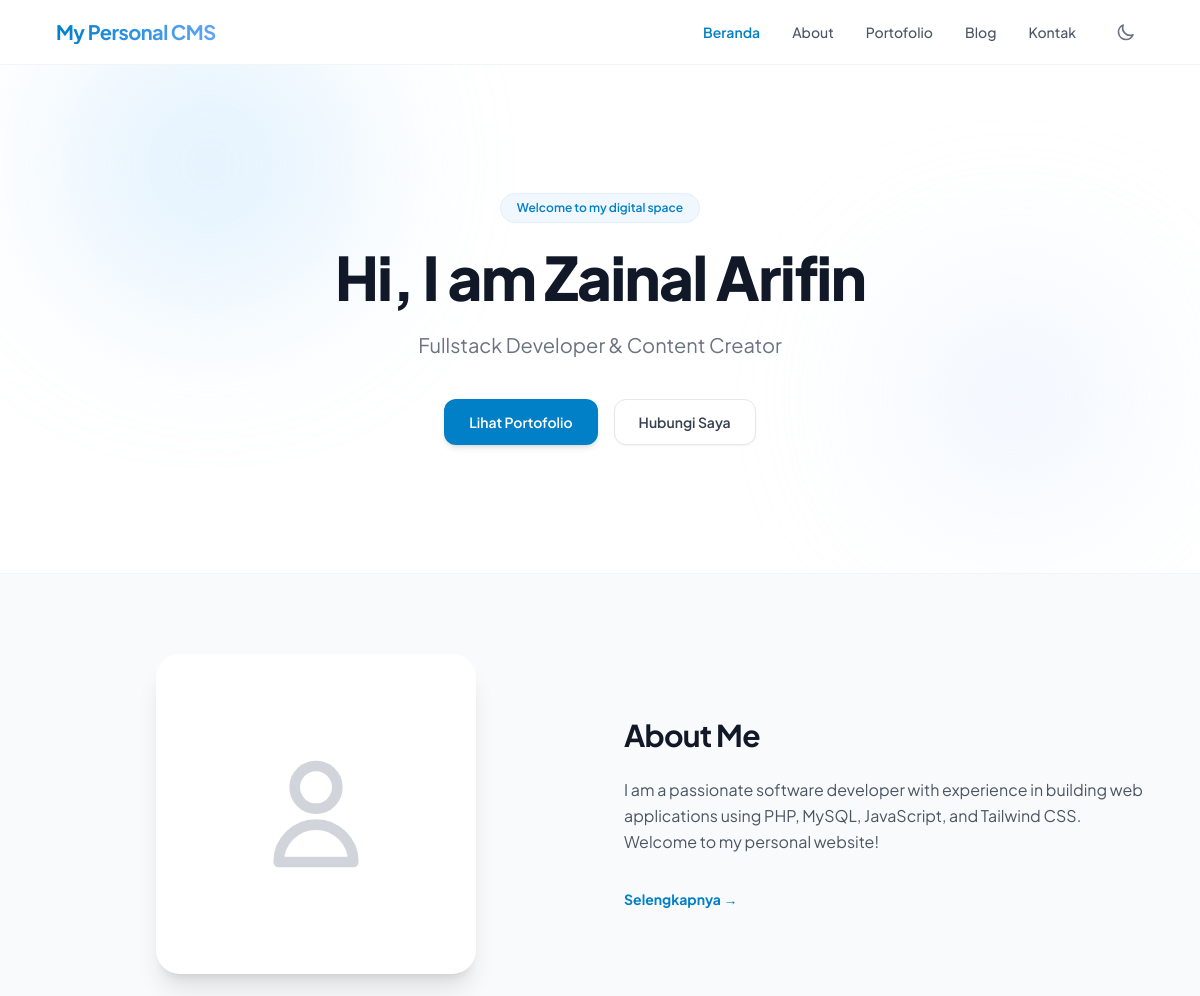
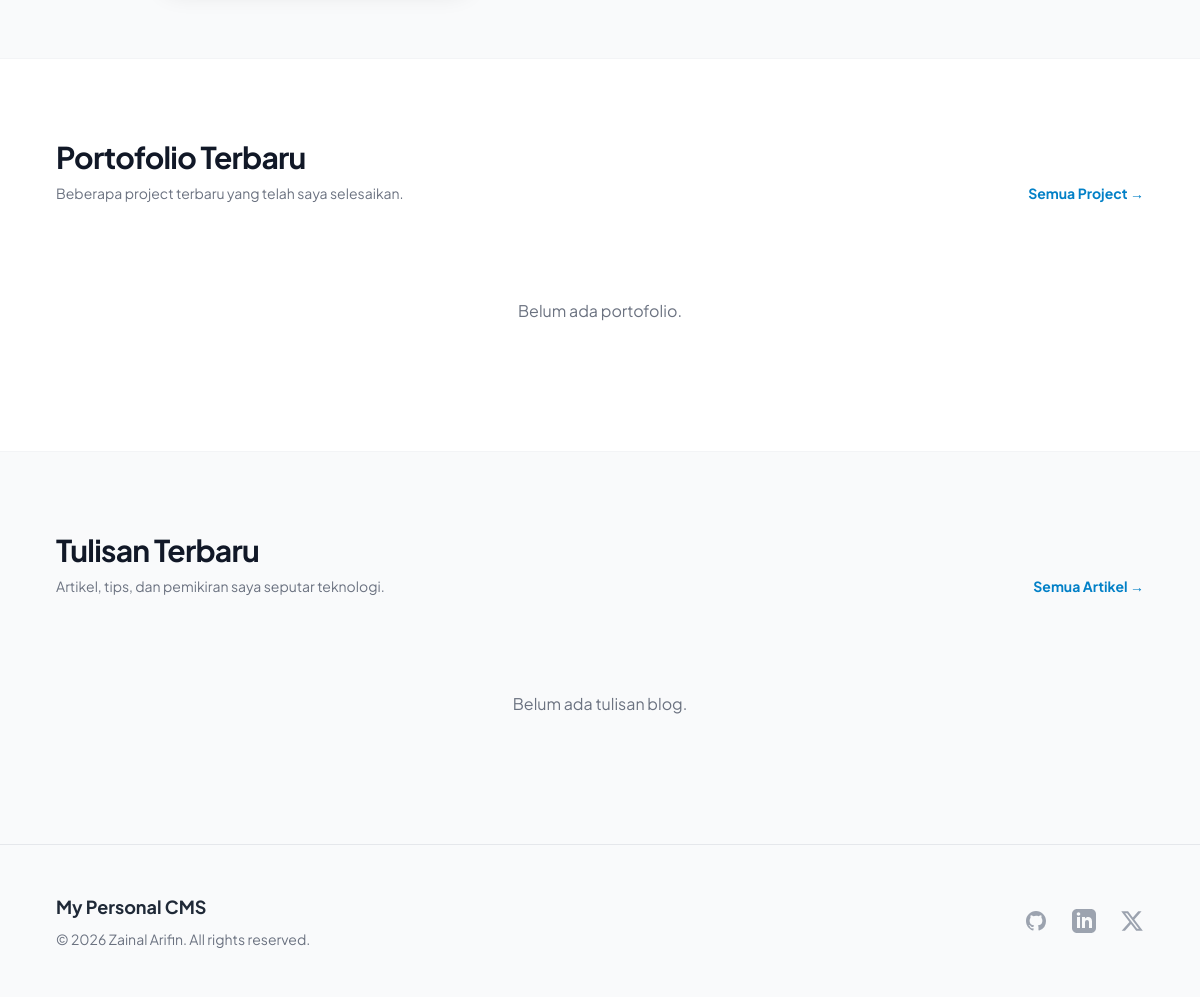
The page / on the database its author committed (2 pictures, top to bottom).
### tables this page shows
CREATE TABLE IF NOT EXISTS settings (
    id INT AUTO_INCREMENT PRIMARY KEY,
    setting_key VARCHAR(100) NOT NULL UNIQUE,
    setting_value TEXT NULL
);

### includes/functions.php (called while the page is built, shortened)
<?php
require_once __DIR__ . '/config.php';
function sanitize($data) {
    return htmlspecialchars(trim($data), ENT_QUOTES, 'UTF-8');
}
function get_setting($key, $default = '') {
    global $pdo;
    try {
        $stmt = $pdo->prepare("SELECT setting_value FROM settings WHERE setting_key = ?");
        $stmt->execute([$key]);
        $row = $stmt->fetch();
        return $row ? $row['setting_value'] : $default;
    } catch (PDOException $e) {
        return $default;
    }
}

### index.php (the view, shortened to what this page needs)
<?php
require_once __DIR__ . '/includes/header.php';
$heroTitle = get_setting('hero_title', 'Hi, I am Zainal Arifin');
$heroSubtitle = get_setting('hero_subtitle', 'Fullstack Developer');
$aboutText = get_setting('about_text', '');
$aboutImage = get_setting('about_image', '');
try {
    $portfolioStmt = $pdo->query("SELECT * FROM portfolios ORDER BY order_index ASC, created_at DESC LIMIT 3");
    $latestPortfolios = $portfolioStmt->fetchAll();
} catch (PDOException $e) {
    $latestPortfolios = [];
}
try {
    $blogStmt = $pdo->query("SELECT * FROM posts WHERE status = 'published' ORDER BY created_at DESC LIMIT 3");
    $latestPosts = $blogStmt->fetchAll();
} catch (PDOException $e) {
    $latestPosts = [];
}
?>
<section class="relative bg-white dark:bg-gray-950 py-20 md:py-32 overflow-hidden transition-colors duration-200">
    <div class="absolute top-0 left-1/2 -translate-x-1/2 w-full max-w-7xl h-full pointer-events-none opacity-40">
        <div class="absolute top-[-10%] left-[5%] w-[300px] h-[300px] rounded-full bg-brand-200 dark:bg-brand-900/10 blur-[80px]"></div>
        <div class="absolute bottom-[10%] right-[5%] w-[250px] h-[250px] rounded-full bg-blue-100 dark:bg-blue-900/10 blur-[80px]"></div>
    </div>
    <div class="max-w-6xl mx-auto px-4 sm:px-6 lg:px-8 relative z-10">
        <div class="text-center space-y-6">
            <span class="inline-flex items-center px-4 py-1.5 rounded-full text-xs font-semibold bg-brand-50 text-brand-600 dark:bg-brand-900/30 dark:text-brand-400 border border-brand-100 dark:border-brand-900/50">
                Welcome to my digital space
            </span>
            <h1 class="text-4xl sm:text-5xl md:text-6xl font-extrabold tracking-tight text-gray-900 dark:text-white leading-tight">
                <?= sanitize($heroTitle) ?>
            </h1>
            <p class="max-w-2xl mx-auto text-lg md:text-xl text-gray-500 dark:text-gray-400">
                <?= sanitize($heroSubtitle) ?>
            </p>
            <div class="pt-4 flex flex-wrap justify-center gap-4">
                <a href="<?= BASE_URL ?>portfolio.php" class="px-6 py-3 border border-transparent rounded-xl shadow-md text-sm font-semibold text-white bg-brand-600 hover:bg-brand-700 transition-all duration-150 transform hover:-translate-y-0.5">
                    Lihat Portofolio
                </a>
                <a href="<?= BASE_URL ?>contact.php" class="px-6 py-3 border border-gray-200 dark:border-gray-800 rounded-xl text-sm font-semibold text-gray-700 dark:text-gray-250 bg-white dark:bg-gray-900 shadow-sm hover:bg-gray-50 dark:hover:bg-gray-850 transition-all duration-150 transform hover:-translate-y-0.5">
                    Hubungi Saya
                </a>
            </div>
        </div>
    </div>
</section>
<section class="bg-gray-50 dark:bg-gray-900/30 py-20 border-t border-b border-gray-100 dark:border-gray-900 transition-colors duration-200">
    <div class="max-w-6xl mx-auto px-4 sm:px-6 lg:px-8">
        <div class="grid grid-cols-1 md:grid-cols-2 gap-12 items-center">
            <div class="flex justify-center">
                <div class="relative w-64 h-64 md:w-80 md:h-80 rounded-3xl overflow-hidden border-4 border-white dark:border-gray-800 shadow-xl bg-white dark:bg-gray-800 flex items-center justify-center">
                    <?php if (!empty($aboutImage) && file_exists('assets/images/' . $aboutImage)): ?>
                        <img src="<?= BASE_URL . 'assets/images/' . $aboutImage ?>" alt="Zainal Arifin" class="w-full h-full object-cover">
                    <?php else: ?>
                        <svg class="w-32 h-32 text-gray-300" fill="none" stroke="currentColor" viewBox="0 0 24 24"><path stroke-linecap="round" stroke-linejoin="round" stroke-width="2" d="M16 7a4 4 0 11-8 0 4 4 0 018 0zM12 14a7 7 0 00-7 7h14a7 7 0 00-7-7z"/></svg>
                    <?php endif; ?>
                </div>
            </div>
            <div class="space-y-6">
                <h2 class="text-3xl font-bold text-gray-900 dark:text-white tracking-tight">About Me</h2>
                <p class="text-gray-600 dark:text-gray-400 leading-relaxed">
                    <?= nl2br(sanitize(substr($aboutText, 0, 350))) ?><?= strlen($aboutText) > 350 ? '...' : '' ?>
                </p>
                <div class="pt-2">
                    <a href="<?= BASE_URL ?>about.php" class="text-sm font-bold text-brand-600 dark:text-brand-400 hover:text-brand-700 dark:hover:text-brand-300 inline-flex items-center">
                        Selengkapnya &rarr;
                    </a>
                </div>
            </div>
        </div>
    </div>
</section>
<section class="bg-white dark:bg-gray-950 py-20 transition-colors duration-200">
    <div class="max-w-6xl mx-auto px-4 sm:px-6 lg:px-8">
        <div class="flex justify-between items-end mb-12">
            <div>
                <h2 class="text-3xl font-bold text-gray-900 dark:text-white tracking-tight">Portofolio Terbaru</h2>
                <p class="mt-2 text-sm text-gray-500 dark:text-gray-400">Beberapa project terbaru yang telah saya selesaikan.</p>
            </div>
            <a href="<?= BASE_URL ?>portfolio.php" class="text-sm font-bold text-brand-600 dark:text-brand-400 hover:underline">Semua Project &rarr;</a>
        </div>
        <?php if (empty($latestPortfolios)): ?>
            <div class="text-center py-12 text-gray-500">Belum ada portofolio.</div>
        <?php endif; ?>
    </div>
</section>
<section class="bg-gray-50 dark:bg-gray-900/30 py-20 border-t border-gray-100 dark:border-gray-900 transition-colors duration-200">
    <div class="max-w-6xl mx-auto px-4 sm:px-6 lg:px-8">
        <div class="flex justify-between items-end mb-12">
            <div>
                <h2 class="text-3xl font-bold text-gray-900 dark:text-white tracking-tight">Tulisan Terbaru</h2>
                <p class="mt-2 text-sm text-gray-500 dark:text-gray-400">Artikel, tips, dan pemikiran saya seputar teknologi.</p>
            </div>
            <a href="<?= BASE_URL ?>blog.php" class="text-sm font-bold text-brand-600 dark:text-brand-400 hover:underline">Semua Artikel &rarr;</a>
        </div>
        <?php if (empty($latestPosts)): ?>
            <div class="text-center py-12 text-gray-500">Belum ada tulisan blog.</div>
        <?php endif; ?>
    </div>
</section>
<?php
require_once __DIR__ . '/includes/footer.php';
?>

### includes/footer.php (shortened to what this page needs)
    </main>
    <footer class="bg-gray-50 dark:bg-gray-950 border-t border-gray-150 dark:border-gray-900 transition-colors duration-200">
        <div class="max-w-6xl mx-auto px-4 sm:px-6 lg:px-8 py-12">
            <div class="flex flex-col md:flex-row justify-between items-center space-y-6 md:space-y-0">
                <div class="text-center md:text-left">
                    <span class="text-lg font-bold text-gray-800 dark:text-white"><?= sanitize(get_setting('site_name', 'Personal CMS')) ?></span>
                    <p class="mt-2 text-sm text-gray-500 dark:text-gray-400">&copy; <?= date('Y') ?> Zainal Arifin. All rights reserved.</p>
                </div>
                <div class="flex space-x-6">
                    <?php
                        $github = get_setting('social_github');
                        $linkedin = get_setting('social_linkedin');
                        $twitter = get_setting('social_twitter');
                    ?>
                    <?php if (!empty($github)): ?>
                        <a href="<?= sanitize($github) ?>" target="_blank" class="text-gray-400 hover:text-brand-600 transition-colors">
                        </a>
                    <?php endif; ?>
                    <?php if (!empty($linkedin)): ?>
                        <a href="<?= sanitize($linkedin) ?>" target="_blank" class="text-gray-400 hover:text-brand-600 transition-colors">
                        </a>
                    <?php endif; ?>
                    <?php if (!empty($twitter)): ?>
                        <a href="<?= sanitize($twitter) ?>" target="_blank" class="text-gray-400 hover:text-brand-600 transition-colors">
                            <svg class="h-6 w-6" fill="currentColor" viewBox="0 0 24 24"><path d="M18.244 2.25h3.308l-7.227 8.26 8.502 11.24H16.17l-5.214-6.817L4.99 21.75H1.68l7.73-8.835L1.254 2.25H8.08l4.713 6.231zm-1.161 17.52h1.833L7.084 4.126H5.117z"/></svg>
                        </a>
                    <?php endif; ?>
                </div>
            </div>
        </div>
    </footer>
</body>
</html>

### includes/header.php (style rules this page uses)
body { font-family: 'Plus Jakarta Sans', sans-serif; }

### rows shown on the page
settings: setting_value "Hi, I am Zainal Arifin"
settings: setting_value "Fullstack Developer & Content Creator"
settings: setting_value "I am a passionate software developer with experience in building web applications using PHP, MySQL, JavaScript, and Tailwind CSS. Welcome to my personal website!"
settings: setting_value "My Personal CMS"
